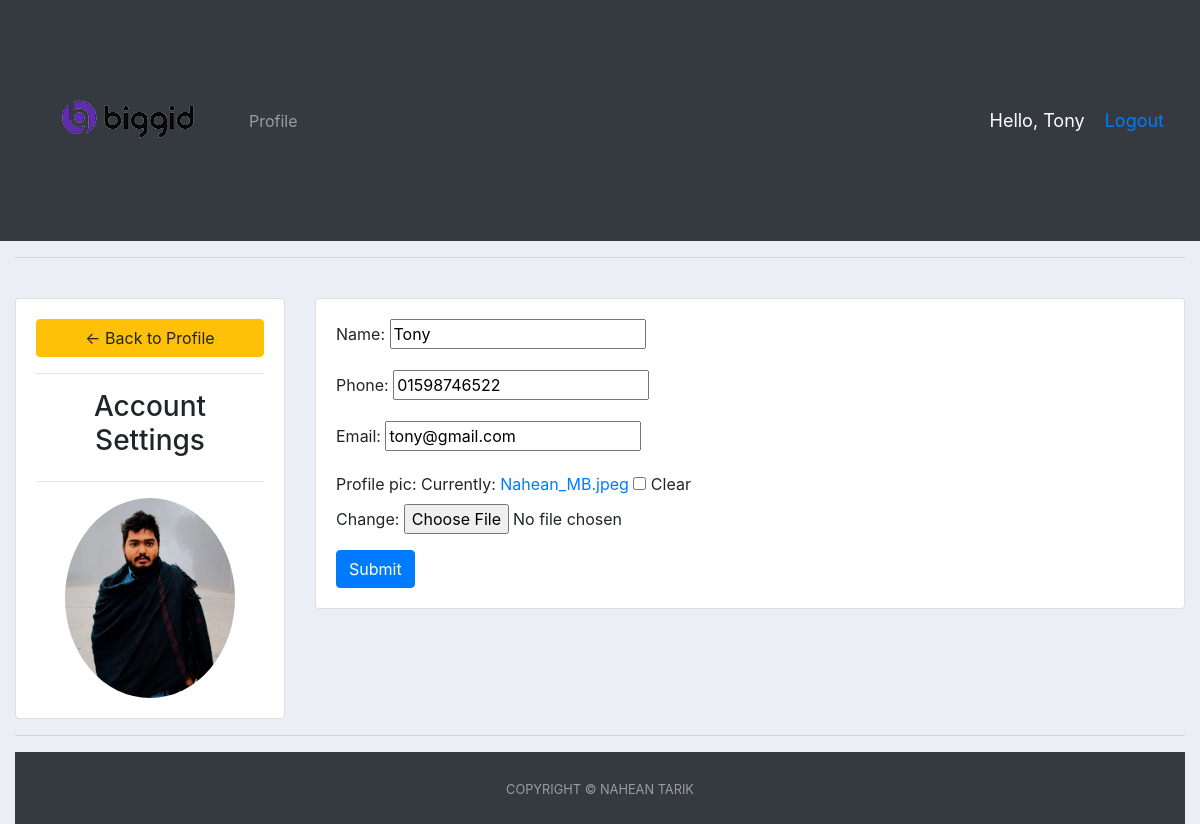
Page /accountSet/ (signed in) on the earlier database version.
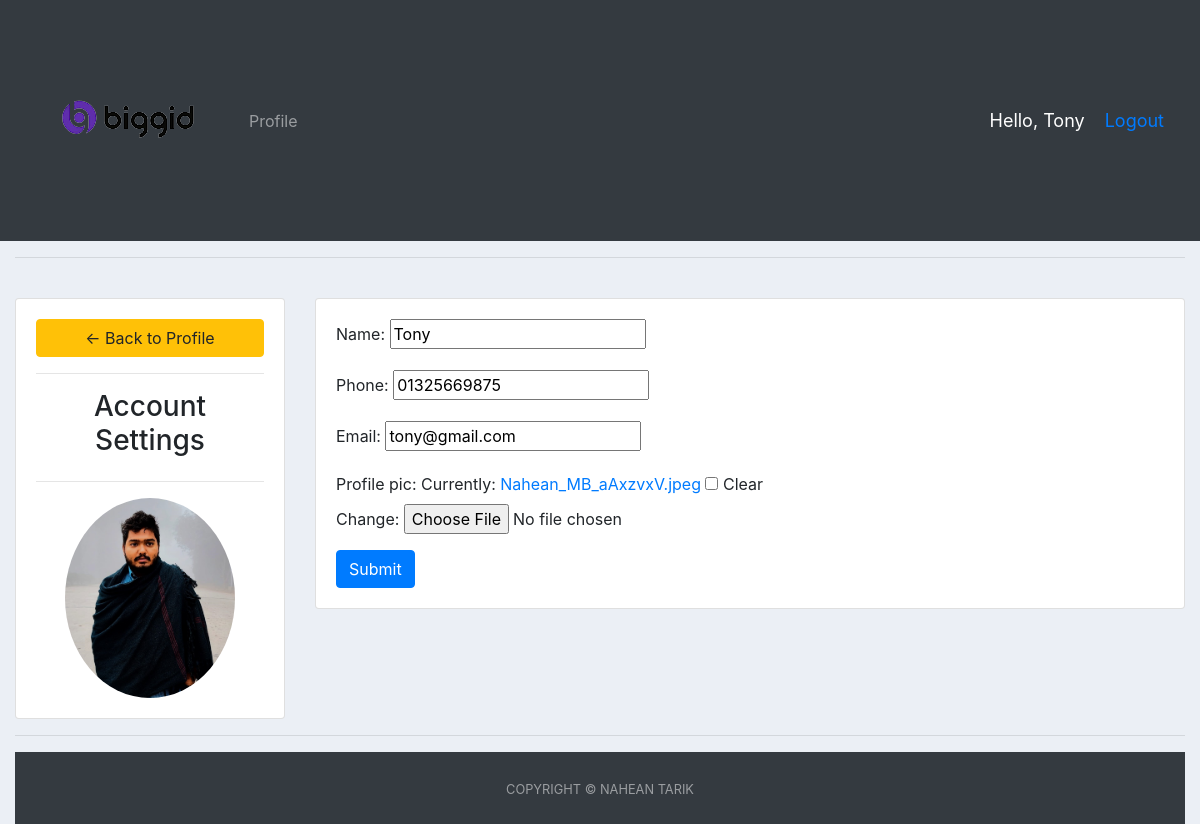
Same page on the later database version.
### accounts/models.py (models this page shows, shortened)
class Customer(models.Model):
    user = models.OneToOneField(
        User, null=True, blank=True, on_delete=models.CASCADE)
    name = models.CharField(max_length=200, null=True)
    phone = models.CharField(max_length=200, null=True)
    email = models.CharField(max_length=200, null=True)
    profile_pic = models.ImageField(
        default="profile1.png", null=True, blank=True)
    date_created = models.DateTimeField(auto_now_add=True, null=True)

### accounts/decorators.py (the view)
        def wrapper_func(request, *args, **kwargs):
            group = None
            if request.user.groups.exists():
                group = request.user.groups.all()[0].name
            if group in allowed_roles:
                return view_func(request, *args, **kwargs)
            else:
                return HttpResponse('You are not authorized to view this page')

### accounts/form.py
class CustomerForm(ModelForm):
    class Meta:
        model = Customer
        fields = '__all__'
        exclude = ['user']

### accounts/views.py (called while the page is built)
@login_required(login_url='login')
@allowed_users(allowed_roles=['customer'])
def accountSet(request):
    customer = request.user.customer
    form = CustomerForm(instance=customer)
    if request.method == 'POST':
        form = CustomerForm(request.POST, request.FILES, instance=customer)
        if form.is_valid():
            form.save()
    context = {'form': form}
    return render(request, 'accounts/account_setting.html', context)

### accounts/templates/accounts/account_setting.html (shortened to what this page needs)
{% extends 'accounts/main.html' %} {% load static %} {% block content %}
<br />
<div class="row">
  <div class="col-md-3">
    <div class="card card-body">
      <a class="btn btn-warning" href="{% url 'home' %}">
        &#8592; Back to Profile</a
      >
      <hr />
      <h3 style="text-align: center">Account Settings</h3>
      <hr />
      <img
        class="profile-pic"
        src="{{request.user.customer.profile_pic.url}}"
      />
    </div>
  </div>
  <div class="col-md-9">
    <div class="card card-body">
      <form method="POST" action="" enctype="multipart/form-data">
        {% csrf_token %} {{form.as_p}}
        <input
          class="btn btn-primary"
          type="submit"
          name="Update Information"
        />
      </form>
    </div>
  </div>
</div>
{% endblock %}

Differences in the rows shown:
changed Customer "Tony": phone "01598746522" → "01325669875"
Other differences:
text no longer shown: "Name: Phone: Email: Profile pic: Currently: Nahean_MB.jpeg Clear Change:"
text now shown: "Name: Phone: Email: Profile pic: Currently: Nahean_MB_aAxzvxV.jpeg Clear Change:"
